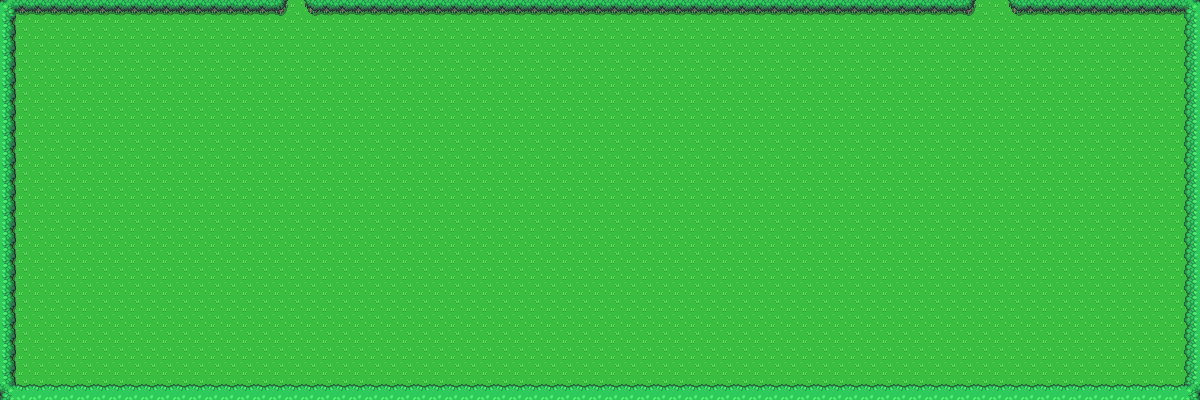

A level layout from a 2D game, rendered from its tile map. Below: a short description, then the map file with tile-grid data replaced by summaries:
An orthogonal 75x25 tile map with 16x16 px tiles, 3 tile layers (Ground, Collisions, Interactables) and 8 objects.

<map version="1.8" tiledversion="1.8.1" orientation="orthogonal" renderorder="left-down" width="75" height="25" tilewidth="16" tileheight="16" infinite="0" nextlayerid="6" nextobjectid="9">
 <properties>
  <property name="MapName" value="Very Large Open Field?" />
 </properties>
 <tileset firstgid="1" source="Overworld.tsx" />
 <layer id="1" name="Ground" width="75" height="25">
  <properties>
   <property name="unity:SortingLayer" value="Tilemap" />
  </properties>
  <data>[1875 cells, 1875 non-empty, 1 distinct tile ids]</data>
 </layer>
 <layer id="2" name="Collisions" width="75" height="25">
  <properties>
   <property name="unity:SortingLayer" value="Tilemap" />
  </properties>
  <data>[1875 cells, 193 non-empty, 8 distinct tile ids]</data>
 </layer>
 <layer id="3" name="Interactables" width="75" height="25">
  <properties>
   <property name="unity:SortingLayer" value="Interactables" />
  </properties>
  <data>[1875 cells, 0 non-empty, 0 distinct tile ids]</data>
 </layer>
 <objectgroup id="4" name="Collision Mask">
  <properties>
   <property name="unity:SortingMap" value="Tilemap" />
  </properties>
  <object id="1" x="1184" y="0" width="16" height="400" />
  <object id="2" x="0.5" y="384" width="1199.5" height="16" />
  <object id="3" x="0" y="0" width="16" height="400" />
  <object id="4" x="0" y="0" width="288" height="16" />
  <object id="5" x="304" y="0" width="672" height="16" />
  <object id="7" x="1008" y="0" width="192" height="16" />
 </objectgroup>
 <objectgroup id="5" name="Room Transfers">
  <properties>
   <property name="unity:SortingLayer" value="Interactables" />
  </properties>
  <object id="6" x="288.125" y="0" width="16" height="7">
   <properties>
    <property name="DestinationMap" value="Overworld-1,0" />
    <property name="OriginMap" value="Overworld-1,2" />
    <property name="unity:IsTrigger" type="bool" value="true" />
    <property name="unity:Tag" value="RoomChangeTrigger" />
   </properties>
  </object>
  <object id="8" x="976" y="0" width="32" height="7.54545">
   <properties>
    <property name="DestinationMap" value="Overworld1,0" />
    <property name="OriginMap" value="Overworld-1,2" />
    <property name="unity:IsTrigger" type="bool" value="true" />
    <property name="unity:Tag" value="RoomChangeTrigger" />
   </properties>
  </object>
 </objectgroup>
</map>
